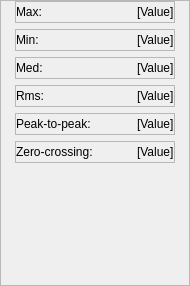
                                  <widget class="QWidget" name="page_6">
                                   <property name="geometry">
                                    <rect>
                                     <x>0</x>
                                     <y>0</y>
                                     <width>190</width>
                                     <height>286</height>
                                    </rect>
                                   </property>
                                   <attribute name="label">
                                    <string>· Summary</string>
                                   </attribute>
                                   <layout class="QVBoxLayout" name="verticalLayout_54">
                                    <property name="spacing">
                                     <number>0</number>
                                    </property>
                                    <property name="leftMargin">
                                     <number>0</number>
                                    </property>
                                    <property name="topMargin">
                                     <number>0</number>
                                    </property>
                                    <property name="rightMargin">
                                     <number>0</number>
                                    </property>
                                    <property name="bottomMargin">
                                     <number>0</number>
                                    </property>
                                    <item>
                                     <widget class="QFrame" name="frame_22">
                                      <property name="styleSheet">
                                       <string notr="true">font-size:12px;</string>
                                      </property>
                                      <property name="frameShape">
                                       <enum>QFrame::StyledPanel</enum>
                                      </property>
                                      <property name="frameShadow">
                                       <enum>QFrame::Raised</enum>
                                      </property>
                                      <layout class="QVBoxLayout" name="verticalLayout_55">
                                       <property name="spacing">
                                        <number>-1</number>
                                       </property>
                                       <property name="leftMargin">
                                        <number>14</number>
                                       </property>
                                       <property name="topMargin">
                                        <number>0</number>
                                       </property>
                                       <property name="rightMargin">
                                        <number>14</number>
                                       </property>
                                       <property name="bottomMargin">
                                        <number>0</number>
                                       </property>
                                       <item>
                                        <widget class="QFrame" name="frame_34">
                                         <property name="styleSheet">
                                          <string notr="true">font-weight:1;</string>
                                         </property>
                                         <property name="frameShape">
                                          <enum>QFrame::StyledPanel</enum>
                                         </property>
                                         <property name="frameShadow">
                                          <enum>QFrame::Raised</enum>
                                         </property>
                                         <layout class="QHBoxLayout" name="horizontalLayout_24">
                                          <property name="spacing">
                                           <number>0</number>
                                          </property>
                                          <property name="leftMargin">
                                           <number>0</number>
                                          </property>
                                          <property name="topMargin">
                                           <number>0</number>
                                          </property>
                                          <property name="rightMargin">
                                           <number>0</number>
                                          </property>
                                          <property name="bottomMargin">
                                           <number>0</number>
                                          </property>
                                          <item>
                                           <widget class="QLabel" name="label_22">
                                            <property name="text">
                                             <string>Max:</string>
                                            </property>
                                           </widget>
                                          </item>
                                          <item>
                                           <spacer name="horizontalSpacer_9">
                                            <property name="orientation">
                                             <enum>Qt::Horizontal</enum>
                                            </property>
                                            <property name="sizeHint" stdset="0">
                                             <size>
                                              <width>90</width>
                                              <height>20</height>
                                             </size>
                                            </property>
                                           </spacer>
                                          </item>
                                          <item>
                                           <widget class="QLabel" name="label_23">
                                            <property name="text">
                                             <string>[Value]</string>
                                            </property>
                                           </widget>
                                          </item>
                                         </layout>
                                        </widget>
                                       </item>
                                       <item>
                                        <widget class="QFrame" name="frame_35">
                                         <property name="styleSheet">
                                          <string notr="true">font-weight:1;</string>
                                         </property>
                                         <property name="frameShape">
                                          <enum>QFrame::StyledPanel</enum>
                                         </property>
                                         <property name="frameShadow">
                                          <enum>QFrame::Raised</enum>
                                         </property>
                                         <layout class="QHBoxLayout" name="horizontalLayout_25">
                                          <property name="spacing">
                                           <number>0</number>
                                          </property>
                                          <property name="leftMargin">
                                           <number>0</number>
                                          </property>
                                          <property name="topMargin">
                                           <number>0</number>
                                          </property>
                                          <property name="rightMargin">
                                           <number>0</number>
                                          </property>
                                          <property name="bottomMargin">
                                           <number>0</number>
                                          </property>
                                          <item>
                                           <widget class="QLabel" name="label_24">
                                            <property name="text">
                                             <string>Min:</string>
                                            </property>
                                           </widget>
                                          </item>
                                          <item>
                                           <spacer name="horizontalSpacer_10">
                                            <property name="orientation">
                                             <enum>Qt::Horizontal</enum>
                                            </property>
                                            <property name="sizeHint" stdset="0">
                                             <size>
                                              <width>82</width>
                                              <height>20</height>
                                             </size>
                                            </property>
                                           </spacer>
                                          </item>
                                          <item>
                                           <widget class="QLabel" name="label_25">
                                            <property name="text">
                                             <string>[Value]</string>
                                            </property>
                                           </widget>
                                          </item>
                                         </layout>
                                        </widget>
                                       </item>
                                       <item>
                                        <widget class="QFrame" name="frame_36">
                                         <property name="styleSheet">
                                          <string notr="true">font-weight:1;</string>
                                         </property>
                                         <property name="frameShape">
                                          <enum>QFrame::StyledPanel</enum>
                                         </property>
                                         <property name="frameShadow">
                                          <enum>QFrame::Raised</enum>
                                         </property>
                                         <layout class="QHBoxLayout" name="horizontalLayout_26">
                                          <property name="spacing">
                                           <number>0</number>
                                          </property>
                                          <property name="leftMargin">
                                           <number>0</number>
                                          </property>
                                          <property name="topMargin">
                                           <number>0</number>
                                          </property>
                                          <property name="rightMargin">
                                           <number>0</number>
                                          </property>
                                          <property name="bottomMargin">
                                           <number>0</number>
                                          </property>
                                          <item>
                                           <widget class="QLabel" name="label_26">
                                            <property name="text">
                                             <string>Med:</string>
                                            </property>
                                           </widget>
                                          </item>
                                          <item>
                                           <spacer name="horizontalSpacer_11">
                                            <property name="orientation">
                                             <enum>Qt::Horizontal</enum>
                                            </property>
                                            <property name="sizeHint" stdset="0">
                                             <size>
                                              <width>82</width>
                                              <height>20</height>
                                             </size>
                                            </property>
                                           </spacer>
                                          </item>
                                          <item>
                                           <widget class="QLabel" name="label_27">
                                            <property name="text">
                                             <string>[Value]</string>
                                            </property>
                                           </widget>
                                          </item>
                                         </layout>
                                        </widget>
                                       </item>
                                       <item>
                                        <widget class="QFrame" name="frame_37">
                                         <property name="styleSheet">
                                          <string notr="true">font-weight:1;</string>
                                         </property>
                                         <property name="frameShape">
                                          <enum>QFrame::StyledPanel</enum>
                                         </property>
                                         <property name="frameShadow">
                                          <enum>QFrame::Raised</enum>
                                         </property>
                                         <layout class="QHBoxLayout" name="horizontalLayout_27">
                                          <property name="spacing">
                                           <number>0</number>
                                          </property>
                                          <property name="leftMargin">
                                           <number>0</number>
                                          </property>
                                          <property name="topMargin">
                                           <number>0</number>
                                          </property>
                                          <property name="rightMargin">
                                           <number>0</number>
                                          </property>
                                          <property name="bottomMargin">
                                           <number>0</number>
                                          </property>
                                          <item>
                                           <widget class="QLabel" name="label_28">
                                            <property name="text">
                                             <string>Rms:</string>
                                            </property>
                                           </widget>
                                          </item>
                                          <item>
                                           <spacer name="horizontalSpacer_12">
                                            <property name="orientation">
                                             <enum>Qt::Horizontal</enum>
                                            </property>
                                            <property name="sizeHint" stdset="0">
                                             <size>
                                              <width>82</width>
                                              <height>20</height>
                                             </size>
                                            </property>
                                           </spacer>
                                          </item>
                                          <item>
                                           <widget class="QLabel" name="label_29">
                                            <property name="text">
                                             <string>[Value]</string>
                                            </property>
                                           </widget>
                                          </item>
                                         </layout>
                                        </widget>
                                       </item>
                                       <item>
                                        <widget class="QFrame" name="frame_38">
                                         <property name="styleSheet">
                                          <string notr="true">font-weight:1;</string>
                                         </property>
                                         <property name="frameShape">
                                          <enum>QFrame::StyledPanel</enum>
                                         </property>
                                         <property name="frameShadow">
                                          <enum>QFrame::Raised</enum>
                                         </property>
                                         <layout class="QHBoxLayout" name="horizontalLayout_28">
                                          <property name="spacing">
                                           <number>0</number>
                                          </property>
                                          <property name="leftMargin">
                                           <number>0</number>
                                          </property>
                                          <property name="topMargin">
                                           <number>0</number>
                                          </property>
                                          <property name="rightMargin">
                                           <number>0</number>
                                          </property>
                                          <property name="bottomMargin">
                                           <number>0</number>
                                          </property>
                                          <item>
                                           <widget class="QLabel" name="label_30">
                                            <property name="text">
                                             <string>Peak-to-peak:</string>
                                            </property>
                                           </widget>
                                          </item>
                                          <item>
                                           <spacer name="horizontalSpacer_13">
                                            <property name="orientation">
                                             <enum>Qt::Horizontal</enum>
                                            </property>
                                            <property name="sizeHint" stdset="0">
                                             <size>
                                              <width>82</width>
                                              <height>20</height>
                                             </size>
                                            </property>
                                           </spacer>
                                          </item>
                                          <item>
                                           <widget class="QLabel" name="label_31">
                                            <property name="text">
                                             <string>[Value]</string>
                                            </property>
                                           </widget>
                                          </item>
                                         </layout>
                                        </widget>
                                       </item>
                                       <item>
                                        <widget class="QFrame" name="frame_39">
                                         <property name="styleSheet">
                                          <string notr="true">font-weight:1;</string>
                                         </property>
                                         <property name="frameShape">
                                          <enum>QFrame::StyledPanel</enum>
                                         </property>
                                         <property name="frameShadow">
                                          <enum>QFrame::Raised</enum>
                                         </property>
                                         <layout class="QHBoxLayout" name="horizontalLayout_29">
                                          <property name="spacing">
                                           <number>0</number>
                                          </property>
                                          <property name="leftMargin">
                                           <number>0</number>
                                          </property>
                                          <property name="topMargin">
                                           <number>0</number>
                                          </property>
                                          <property name="rightMargin">
                                           <number>0</number>
                                          </property>
                                          <property name="bottomMargin">
                                           <number>0</number>
                                          </property>
                                          <item>
                                           <widget class="QLabel" name="label_32">
                                            <property name="text">
                                             <string>Zero-crossing:</string>
                                            </property>
                                           </widget>
                                          </item>
                                          <item>
                                           <spacer name="horizontalSpacer_14">
                                            <property name="orientation">
                                             <enum>Qt::Horizontal</enum>
                                            </property>
                                            <property name="sizeHint" stdset="0">
                                             <size>
                                              <width>82</width>
                                              <height>20</height>
                                             </size>
                                            </property>
                                           </spacer>
                                          </item>
                                          <item>
                                           <widget class="QLabel" name="label_33">
                                            <property name="text">
                                             <string>[Value]</string>
                                            </property>
                                           </widget>
                                          </item>
                                         </layout>
                                        </widget>
                                       </item>
                                       <item>
                                        <spacer name="verticalSpacer_7">
                                         <property name="orientation">
                                          <enum>Qt::Vertical</enum>
                                         </property>
                                         <property name="sizeHint" stdset="0">
                                          <size>
                                           <width>20</width>
                                           <height>64</height>
                                          </size>
                                         </property>
                                        </spacer>
                                       </item>
                                      </layout>
                                     </widget>
                                    </item>
                                   </layout>
                                  </widget>
